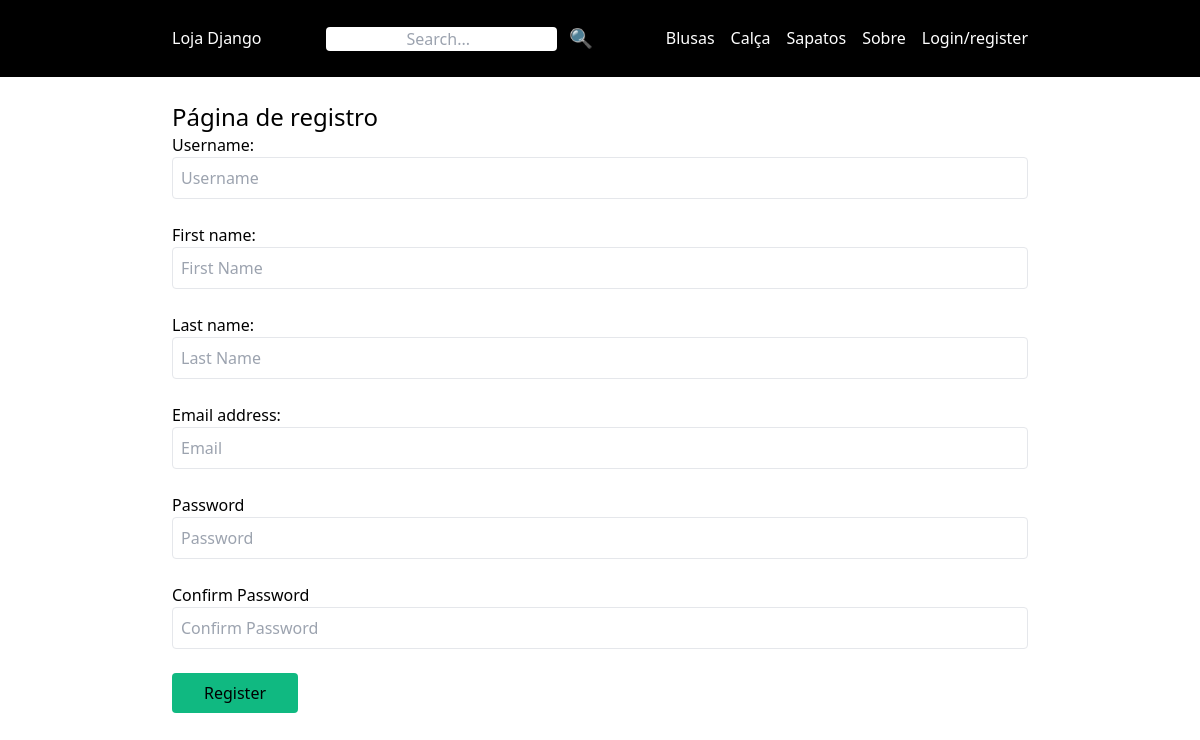
Screenshot of /register/ with the database file from the repository.
### loja/models.py (models this page shows, shortened)
class Category(models.Model):
    title = models.CharField(max_length=50)
    slug = models.SlugField(max_length=50)
    class Meta:
        verbose_name_plural = 'Categories'

### userprofile/views.py (the view)
# urls.py: path('register/', views.register, name='register'),
def register(request):
    if request.method == 'POST':
        form = CustomUserCreationForm(request.POST)
        if form.is_valid():
            form.save()
            return redirect('login')
    else:
        form = CustomUserCreationForm()
    return render(request, 'userprofile/register.html', {'form': form})

### userprofile/forms.py
class CustomUserCreationForm(UserCreationForm):
    password1 = forms.CharField(
        widget=forms.PasswordInput(attrs={'class': 'w-full p-2 mb-2 border border-gray-200 rounded', 'placeholder': 'Password'}),
    )
    password2 = forms.CharField(
        widget=forms.PasswordInput(attrs={'class': 'w-full p-2 mb-2 border border-gray-200 rounded', 'placeholder': 'Confirm Password'}),
    )
    class Meta:
        model = User
        fields = ('username', 'first_name', 'last_name', 'email', 'password1', 'password2')
        widgets = {
            'username': forms.TextInput(attrs={'class': 'w-full p-2 mb-2 border border-gray-200 rounded', 'placeholder': 'Username'}),
            'first_name': forms.TextInput(attrs={'class': 'w-full p-2 mb-2 border border-gray-200 rounded', 'placeholder': 'First Name'}),
            'last_name': forms.TextInput(attrs={'class': 'w-full p-2 mb-2 border border-gray-200 rounded', 'placeholder': 'Last Name'}),
            'email': forms.EmailInput(attrs={'class': 'w-full p-2 mb-2 border border-gray-200 rounded', 'placeholder': 'Email'}),
        }

### loja/context_processors.py (called while the page is built)
def cart(request):
    return {'cart': Cart(request)}

### loja/templatetags/menu.py (called while the page is built)
@register.inclusion_tag('core/menu.html')
def menu():
    categories = Category.objects.all()
    return{'categories' : categories}

### userprofile/templates/userprofile/register.html (shortened to what this page needs)
{% extends 'core/base.html' %}
{% block content %}
  <h1 class="text-2xl">Página de registro</h1>
  <form method="post" action=".">
    <div class="mb-4">
      {{ form.username.label_tag }}
      {{ form.username }}
    </div>
    <div class="mb-4">
      {{ form.first_name.label_tag }}
      {{ form.first_name }}
    </div>
    <div class="mb-4">
      {{ form.last_name.label_tag }}
      {{ form.last_name }}
    </div>
    <div class="mb-4">
      {{ form.email.label_tag }}
      {{ form.email }}
    </div>
    <div class="mb-4">
        <label>Password</label>
      {{ form.password1 }}
    </div>
    <div class="mb-4">
      <label>Confirm Password</label>
      {{ form.password2 }}
    </div>
    <button class="py-2 px-8 rounded bg-green-500" type="submit">Register</button>
  </form>
{% endblock %}

### core/templates/core/menu.html
{% for category in categories %}
    <a href="{%url 'category_detalhes' category.slug %}" class="text-white">{{category.title}}</a>
{% endfor %}
<a href="{%url 'sobre'%}" class="text-white">Sobre</a>

### rows the page displays
Category: title "Blusas"
Category: title "Calça"
Category: title "Sapatos"
